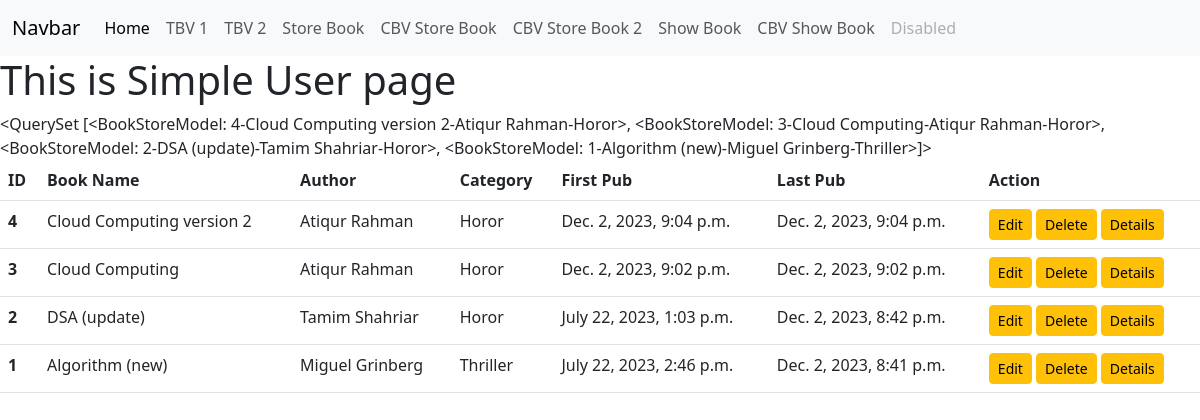
The app's page /show_book_class/ with its own data.
### book/models.py (models this page shows)
class BookStoreModel(models.Model):
    CATEGORY = {
        ('Mystery','Mystery'),
        ('Thriller','Thriller'),
        ('Sci-Fi','Sci-Fi'),
        ('Humor','Humor'),
        ('Horor','Horor'),
    }
    id = models.IntegerField(primary_key=True)
    book_name = models.CharField(max_length=30)
    author = models.CharField(max_length=30)
    category = models.CharField(max_length=30,choices=CATEGORY)
    first_pub = models.DateTimeField(auto_now_add=True)
    last_pub = models.DateTimeField(auto_now=True)
    def __str__(self) -> str:
        return f'{self.id}-{self.book_name}-{self.author}-{self.category}'

### book/views.py (the view)
# urls.py: path('show_book_class/',BookListView.as_view(), name='showbookclass'),
class BookListView(ListView):
    model = BookStoreModel
    template_name = 'show_book_class.html'
    context_object_name = 'booklist'
    ordering = ['author']
    '''filter data from database base on author name'''
    def get_queryset(self) -> QuerySet[Any]:
        return BookStoreModel.objects.filter(id=3)
    '''Data pass from backend to frontend'''
    def get_context_data(self, **kwargs: Any) -> dict[str, Any]:
        context = super().get_context_data(**kwargs)
        '''If we pass data like this then we have to use {{ atiqur }} in html file to get data. It will override context_object_name and ordering'''
        context = {"atiqur": BookStoreModel.objects.all().order_by('-id')}
        return context
    '''Template show base on user type'''
    def get_template_names(self) -> list[str]:
        if self.request.user.is_superuser:
            template_name = 'template_for_superuser.html'
        if self.request.user.is_staff:
            template_name = 'template_for_staff.html'
        else:
            template_name = 'template_for_user.html'
        return [template_name]

### book/templates/template_for_user.html
{% extends "base.html" %}
{% block content %}
<h1>This is Simple User page</h1>
{{atiqur}}
{%if atiqur%}
<table class="table">
    <thead>
        <tr>
            <th scope="col">ID</th>
            <th scope="col">Book Name</th>
            <th scope="col">Author</th>
            <th scope="col">Category</th>
            <th scope="col">First Pub</th>
            <th scope="col">Last Pub</th>
            <th scope="col">Action</th>
        </tr>
    </thead>
    <tbody>
        {% for b in atiqur %}
        <tr>
            <th scope="row">{{b.id}}</th>
            <td>{{b.book_name}}</td>
            <td>{{b.author}}</td>
            <td>{{b.category}}</td>
            <td>{{b.first_pub}}</td>
            <td>{{b.last_pub}}</td>
            <td>
                <a href="{% url 'editbookclass' id=b.id %}"
                    class="btn btn-warning btn-sm">Edit</a>
                <a href="{% url 'deletebookclass' id=b.id %}"
                    class="btn btn-warning btn-sm">Delete</a>
                <a href="{% url 'showbookclassdetails' id=b.id %}"
                    class="btn btn-warning btn-sm">Details</a>
            </td>
        </tr>
        {%endfor%}
    </tbody>
</table>
{%else%}
<h1>No book available</h1>
{%endif%}
{% endblock content %}

### records on screen
BookStoreModel: id+book_name+author "<QuerySet [<BookStoreModel: 4-Cloud Computing version 2-Atiqur Rahman-Horor>, <BookStoreModel: 3-Cloud Computing-Atiqur Rahman-Horor>, <BookStoreModel: 2-DSA (update)-Tamim Shahriar-Horor>, <BookStoreModel: 1-Algorithm (new)-Miguel Grinberg-Thriller>]>", id "4", book_name "Cloud Computing version 2", author "Atiqur Rahman", category "Horor", first_pub "Dec. 2, 2023, 9:04 p.m.", last_pub "Dec. 2, 2023, 9:04 p.m."
BookStoreModel: id "3", book_name "Cloud Computing", author "Atiqur Rahman", category "Horor", first_pub "Dec. 2, 2023, 9:02 p.m.", last_pub "Dec. 2, 2023, 9:02 p.m."
BookStoreModel: id "2", book_name "DSA (update)", author "Tamim Shahriar", category "Horor", first_pub "July 22, 2023, 1:03 p.m.", last_pub "Dec. 2, 2023, 8:42 p.m."
BookStoreModel: id "1", book_name "Algorithm (new)", author "Miguel Grinberg", category "Thriller", first_pub "July 22, 2023, 2:46 p.m.", last_pub "Dec. 2, 2023, 8:41 p.m."
